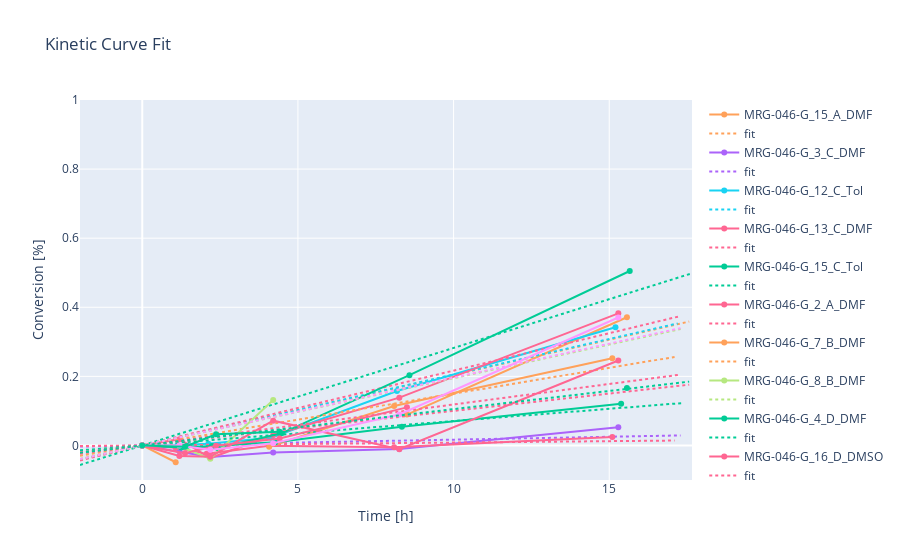

The code cell stored with this chart in its notebook:
### Code cell
fig = px.line(title="Kinetic Curve Fit", labels={"x":"time", "y":"conversion"})
hard_to_fit = []
colors = px.colors.qualitative.Plotly
# set up a simple color palette

for idx, kinetic_curve in enumerate(kinetic_curves):
    ydata = kinetic_curve["conversion"].values
    xdata = kinetic_curve["time"].values

    # choosing a few test function
    # if not idx in (1, 2, 3):
    #     continue


    p0 = [max(ydata), 0.1] # this is a mandatory initial guess
    cv_data = curve_fit(f=neg_growth, xdata=xdata, ydata=ydata, p0=p0, nan_policy="omit", maxfev=800*10)
    popt, pcov = cv_data
    if not (abs(pcov[0][1]) > 1000000).any(): continue
    hard_to_fit.append(idx)
    # print(str(idx) + ": The optimal parameters are " + " and ".join("%.3f" % x for x in popt) +
    #       ". The variance is " + " and respectively ".join("{:.3f} and {:.3f}".format(x, y) for x, y in pcov) + ".")

    # calculate the squared error of fit and data points
    y_st =[]
    x_st = []
    for y, x in zip(ydata, xdata):
        if np.isnan(y) or np.isnan(x):
            continue
        y_st.append(y)
        x_st.append(x)
    y_st = np.array(y_st)
    x_st = np.array(x_st)
    squared_error = np.sum((y_st - neg_growth(x_st, *popt))**2)
    print(squared_error)

    # plot the fit and data
    extended_xdata = np.linspace(min(xdata)-2, max(xdata)+2, 100)
    y_extended = neg_growth(extended_xdata, *popt)
    marker_dict = dict(color=colors[idx%len(colors)]) # set same colors per kinetic
    fig.add_scatter(x=xdata, y=ydata, mode="lines+markers", opacity=1, name=kinetic_curve["experiment"].iloc[1], marker=marker_dict)
    fig.add_scatter(x=extended_xdata, y=neg_growth(extended_xdata, *popt), opacity=1, line=dict(dash="dot"), name="fit", marker=marker_dict)
    # fig.add_scatter(x=extended_xdata, y=neg_growth_derivative(extended_xdata, *popt), opacity=0.3, line=dict(dash="dash"), name="derivation", marker=marker_dict)

fig.update_layout(
    yaxis=dict(
        range=[-0.1,1]
    ),
    xaxis_title="Time [h]",
    yaxis_title="Conversion [%]"
)
fig.show()
print(hard_to_fit, len(hard_to_fit)/len(kinetic_curves))
